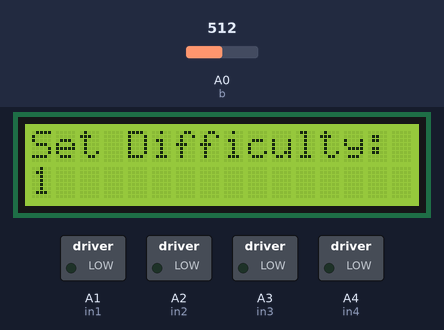
Bench run of a sketch on a simulated Arduino Uno, built with avr-gcc and run on an emulated ATmega328P. Parts: 16×2 character LCD, switched loads named in the sketch (green lamp = pin HIGH). Inputs (shaded band) come from the test bench; at power-on: A0 (b) = 512. Random numbers use the default seed unless the sketch sets one; what the sketch prints to the serial monitor is not drawn.

Above: at 0.8 s.
0.9 s: A0 (b) set to 716
At 1.9 s:
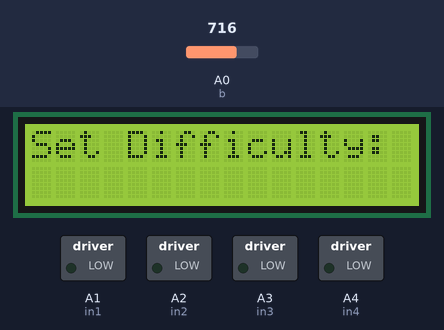
2.5 s: A0 (b) set to 783
4.0 s: A0 (b) set to 807
At 5.3 s:
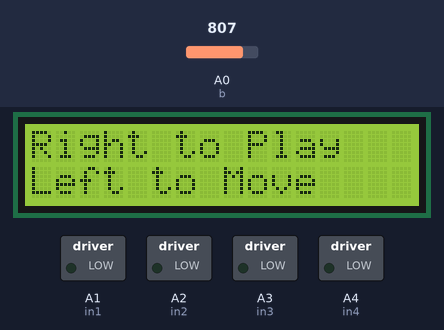
5.6 s: A0 (b) set to 64
7.1 s: A0 (b) set to 53
At 7.6 s:
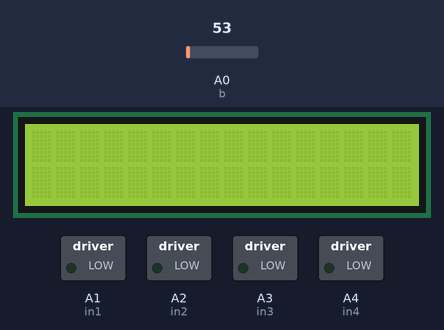
8.6 s: A0 (b) set to 70
At 22.9 s:
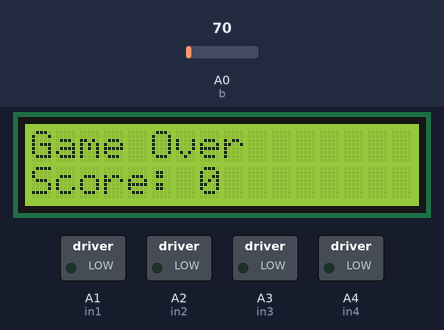
Timing chart, 0 to 23.3 s (numbered marks = the images above; inputs shaded):
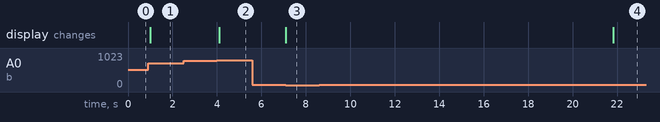

The sketch:

CarGame.ino
```cpp
#include <LiquidCrystal.h>
//lcd vars
int rs = 8, en = 9, d4 = 4, d5 = 5, d6 = 6, d7 = 7;
//Motor Driver vars
int in1 = A1, in2 = A2, in3 = A3, in4 = A4, enR = 3, enL = 11;
//Button Pin
int b = A0;
// Button Variables
int timeSpent;
//Speed Variables
int baseSpeed = 80;
int turnSpeed = 83;
int speedL, speedR;


// Setting up objects
// lcd
LiquidCrystal lcd(rs, en, d4, d5, d6, d7);

void moveCar(int speed2, int speed1){
  //Setting Speed of the wheels
  analogWrite(enR, abs(speed1));
  analogWrite(enL, abs(speed2));

  //Move Right Wheel Forward if speed > 0 else move backwards
  if(speed1 > 0){
    digitalWrite(in1, HIGH);
    digitalWrite(in2, LOW);
  } else if(speed1 < 0){
    digitalWrite(in1, LOW);
    digitalWrite(in2, HIGH);
  } else{
    digitalWrite(in1, LOW);
    digitalWrite(in2, LOW);
  }

  //Move Left Wheel Forward if speed > 0 else move backwards
  if(speed2 > 0){
    digitalWrite(in3, HIGH);
    digitalWrite(in4, LOW);
  } else if(speed2 < 0){
    digitalWrite(in3, LOW);
    digitalWrite(in4, HIGH);
  } else{
    digitalWrite(in3, LOW);
    digitalWrite(in4, LOW);
  }
}

int buttonRead(int initial, String question){
  lcd.setCursor(0, 0);
  lcd.print(question);
  int start = 0;
  int bState = analogRead(b);

  // Button Reading
  while(start == 0){
    bState = analogRead(b);
    lcd.setCursor(0,1);
    lcd.print("                 ");
    lcd.setCursor(0, 1);
    lcd.print(initial);
    Serial.println(bState);

    if(bState < 60){
      initial++;

      while(bState < 60){
        bState = analogRead(b);
      }
    } else if(bState < 200){
      initial+=10;

      while(bState < 200){
        bState = analogRead(b);
      }
    } else if(bState < 400){
      initial-=10;

      while(bState < 400){
        bState = analogRead(b);
      }
    } else if(bState < 600){
      initial--;

      while(bState < 600){
        bState = analogRead(b);
      }
    } else if(bState >= 600 && bState <= 800){
      timeSpent = millis()/1000;
      lcd.setCursor(0,1);
      lcd.print("                 ");

      while(bState < 800){
        bState = analogRead(b);
      }
      start = 1;
    }
    delay(100);
  }

  lcd.clear();
  return initial;
}

// Game
int difficulty = 1;

class ScrollingGame{
  public:
    void start();
    void printLine(byte line, unsigned short row);
    void randomSpawn();
    void changeLane();
    void check_lose();
    void setTimes();
    void move();
    void reset();
    void setProb(int);
    void printInitial();
    ScrollingGame(int);

  private:
    unsigned short rows[2];
    //Speed Adjusted due to simulation speeds default 1000
    int speed = 1000, prob = 5, score = -13;
    int ploc = 0;
    bool lost = 0;
    unsigned long t_now, t_move;
    int b;
    int counter = 0;
    int b_state;
    // Custom Char
    byte wallBoth[8] = {
      B11111,
      B10001,
      B10001,
      B10001,
      B10001,
      B10001,
      B10001,
      B11111
    };
    byte wallLeft[8] = {
      B11111,
      B10000,
      B10000,
      B10000,
      B10000,
      B10000,
      B10000,
      B11111
    };
    byte wallRight[8] = {
      B11111,
      B00001,
      B00001,
      B00001,
      B00001,
      B00001,
      B00001,
      B11111
    };
    byte wallNone[8] = {
      B11111,
      B00000,
      B00000,
      B00000,
      B00000,
      B00000,
      B00000,
      B11111
    };
};

void ScrollingGame::start(){
  setTimes();
  while(lost == 0){
      b_state = analogRead(b);
      //Switch Lane if button is pressed
      changeLane();
      //Prints First Row
      printLine(0, rows[0]);
      //Prints Second Row
      printLine(1, rows[1]);

      //Checking Game Status
      check_lose();

      //Updating t_now
      t_now = millis();
      //Moving The Obsticles
      move();

      //Speeds up the game
      if(score >= 0 && speed > 100){
        //Speed adjusted due to simulation speeds, default 100
        speed = 1000 - score*10;
        Serial.println(speed);
      }
    }
}

ScrollingGame::ScrollingGame(int button){
    //Setting Up Variables
    //Intitial Rows
    rows[1] = 1;
    rows[0] = 4;
    //Setting Up Button pins
    b = button;
    // Custom Chars
    lcd.createChar(0, wallNone);
    lcd.createChar(1, wallRight);
    lcd.createChar(2, wallLeft);
    lcd.createChar(3, wallBoth);
}

void ScrollingGame::printLine(byte line, unsigned short row){
  for(int i = 15; i >= 0 ; i--){
    lcd.setCursor(15 - i, line);

    //Prints Obsticles
    if(bitRead(row, i)){
      // Printing different walls
      // Both Sides has walls
      if(bitRead(row, i - 1) && bitRead(row, i + 1)){
        lcd.write((byte)0);
      } else if(bitRead(row, i - 1)){ // Only Left has walls
        lcd.write((byte)2);
      } else if(bitRead(row, i + 1)){ // Only Right has walls
        lcd.write((byte)1);
      } else{ // No sides has walls
        lcd.write((byte)3);
      }
    } else{
      lcd.print(" ");
    }
      //Prints Player
      lcd.setCursor(0, ploc);
      lcd.print("X");
  }

}
void ScrollingGame::randomSpawn(){
  //Random Spawning Row 0 /* Making Sure there is no impossible levels*/
  if(random(prob) == 0 && !bitRead(rows[1], 1)){
      rows[0]+=1;
  }
  //Random Spawning Row 1  /* Making Sure there is no impossible levels*/
  if(random(prob) == 0  && !(bitRead(rows[0], 0) || bitRead(rows[0], 1))){
    rows[1]+=1;
  }
}

void ScrollingGame::changeLane(){
  if(b_state >= 400 && b_state < 600){
    counter++;
  } else{
    counter = 0;
  }

  if(counter == 1){
    ploc = (ploc + 1) % 2;
  }
}

void ScrollingGame::check_lose(){
    //Checking if player hits a wall
  if(bitRead(rows[ploc], 15)){
      //Set the game into lost state
      lost = 1;
      //Printing Game Over Screen
      lcd.clear();
      lcd.setCursor(0, 1);
      lcd.print("Score: " + String(score));
      lcd.setCursor(0, 0);
      lcd.print("Game Over");
    }
}

void ScrollingGame::setTimes(){
  //Updating new move time
    t_now = millis();
    t_move = t_now + speed;
}

void ScrollingGame::move(){
  if(t_now >= t_move){
      //Shifts Everything to the left
      rows[0] = rows[0] << 1;
      rows[1] = rows[1] << 1;
      //Adding delay
      score++;
      //Adding Random Spawns
      randomSpawn();
      //Setting Times
      setTimes();
    }
}

void ScrollingGame::reset(){
  //Resets Game
  b_state = analogRead(b);
  if(b_state >= 0 && b_state < 60){
    //Restting Lost
    lost = 0;
    //Resetting Rows
    rows[1] = 1;
    rows[0] = 4;
    //Resting Speed
    speed = 1000;
    // Resting Score
    score = -13;
    lcd.clear();
    //Making sure Button only activates once
    while(b_state >= 0 && b_state < 60){
      b_state = analogRead(b);
      delay(100);
    }
    //Restarting the Game
    start();
  }
}

void ScrollingGame::setProb(int difficulty){
  //Dfficulty/prob
  prob = 5 - difficulty + 1;
}

void ScrollingGame::printInitial(){
  lcd.setCursor(0, 0);
  lcd.print("Right to Play");
  lcd.setCursor(0, 1);
  lcd.print("Left to Move");
}

ScrollingGame game(b);

void setup() {
  // put your setup code here, to run once:
  //Setting Up the lcd
  lcd.begin(16, 2);

  //Begin Serial
  Serial.begin(9600);

  // Ask Difficulty
  difficulty = buttonRead(difficulty, "Set Difficulty: ");
  game.setProb(difficulty);

  // Printing Instructions
  game.printInitial();

  //Motor Pins
  pinMode(in1, OUTPUT);
  pinMode(in2, OUTPUT);
  pinMode(in3, OUTPUT);
  pinMode(in4, OUTPUT);
  //Button Pins
  pinMode(b, INPUT);
}

void loop() {
  // put your main code here, to run repeatedly:
  game.reset();
}
```

Measured:
- the behaviour switches between 799 and 800 on A0 (b) (found by bisection; images 1 and 2)
- the behaviour switches between 60 and 59 on A0 (b) (found by bisection; images 2 and 3)
- after the input at 0.9 s, the display: changes after 0.11 s (image 1)
- after the input at 2.5 s, every drawn part: stays the same
- after the input at 4.0 s, the display: changes after 0.11 s (image 2)
- after the input at 5.6 s, every drawn part: stays the same
- after the input at 7.1 s, the display: changes at once (image 3)
- after the input at 8.6 s, the display: changes after 13.2 s (image 4)
